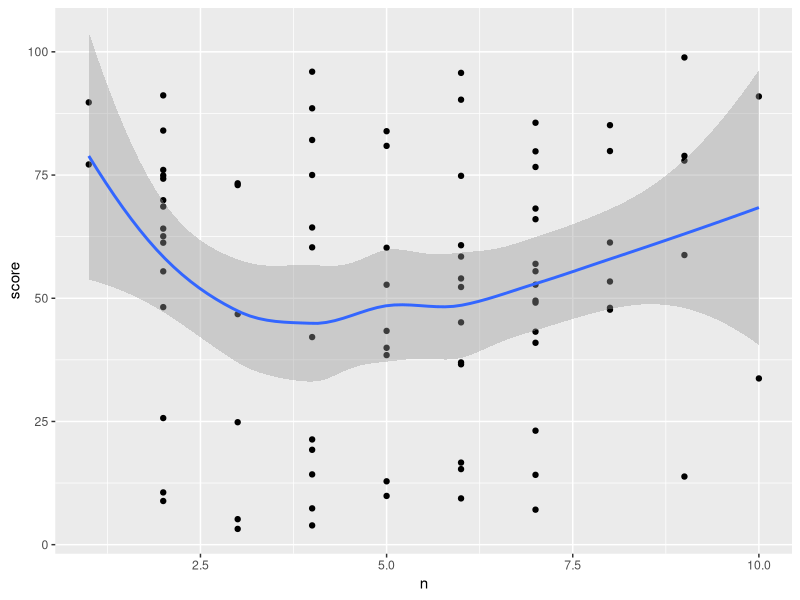

This chart was generated by the following R code:
## ---- chunk 1
knitr::opts_chunk$set(echo = FALSE)
## ---- chunk 2
N <- 100

act <- tibble::tibble(

    id = sample(1L:100L, N * 15, replace = TRUE),
    activity = sample(c("case management", "education", 
                        "employment"), N * 15, replace = TRUE),
    date = sample(seq(as.Date('2015-01-01'), 
                            as.Date('2019-12-01'), by="day"), N * 15)

)

act

## ---- chunk 3

test <- tibble::tibble(
    id = sample(1L:100L, N * 2, replace = TRUE),
    test = sample(c("TABE", "GED"), N * 2, replace = TRUE),
    test_date = sample(seq(as.Date('2015-01-01'), 
                            as.Date('2019-12-01'), by="day"), N * 2),
    score = runif(N * 2, 1, 100)
)

test

## ---- chunk 4

outcomes <- tibble::tibble(
    id = sample(1L:100L, N / 2, replace = TRUE),
    outcome_date = sample(seq(as.Date('2015-01-01'), 
                            as.Date('2019-12-01'), by="day"), N / 2),
    outcome = sample(c("education", "employment"), N / 2, replace = TRUE)
)

outcomes 

## ---- chunk 5

library(tidyverse)

test_cm <- act %>%
    filter(activity == "case management") %>%
    count(id) %>%
    inner_join(test, by = "id") %>%
    filter(test == "GED")

test_cm
## ---- chunk 6

test_cm %>%
    ggplot(aes(n, score)) +
        geom_point() +
        geom_smooth()

## ---- chunk 7

cm_model <- lm(score ~ n, data = test_cm)

summary(cm_model)

